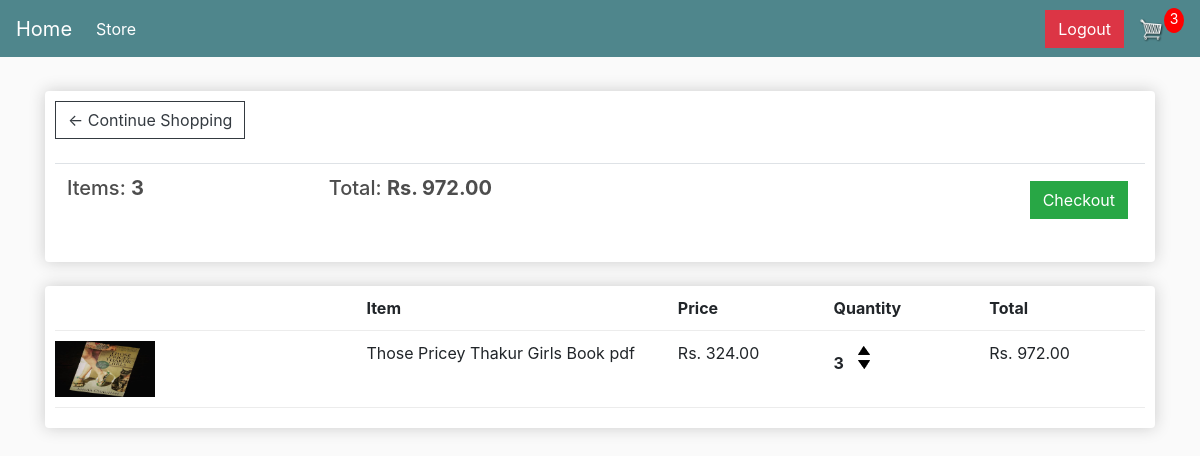
The app's page /cart/ (signed in) with its own data.
### store/models.py (models this page shows, shortened)
class Order(models.Model):
	customer = models.ForeignKey(Customer, on_delete=models.SET_NULL, null=True, blank=False) #null=True, blank=False not in src code
	date_ordered = models.DateTimeField(auto_now_add=True)
	complete = models.BooleanField(default=False, null=True, blank= False)
	transaction_id = models.CharField(max_length=100, null=True)
	@property
	def get_cart_total(self):
		orderitems = self.orderitem_set.all()
		total = sum([item.get_total for item in orderitems])
		return total
	@property
	def get_cart_items(self):
		orderitems = self.orderitem_set.all()
		total = sum([item.quantity for item in orderitems])
		return total

class OrderItem(models.Model):
	product = models.ForeignKey(Product, on_delete=models.SET_NULL, null=True, blank=True)
	order = models.ForeignKey(Order, on_delete=models.SET_NULL, null=True, blank=True)
	quantity = models.IntegerField(default=0, null=True, blank=True)
	date_added = models.DateTimeField(auto_now_add=True)
	@property
	def get_total(self):
		total = self.product.price * self.quantity
		return total

class Product(models.Model):
	name = models.CharField(max_length=200, null=True) #null=True is not in src code
	price = models.DecimalField(max_digits=7, decimal_places=2)
	digital = models.BooleanField(default=False,null=True, blank=False)
	image = models.ImageField(null=True, blank=True)
	@property
	def imageURL(self):
		try:
			url = self.image.url
		except:
			url = ''
		return url

### store/views.py (the view)
# urls.py: path('cart/', views.cart, name="cart"),
def cart(request):
     data = cartData(request)
     cartItems = data['cartItems']
     order = data['order']
     items = data['items']
     context = {'items':items, 'order':order, 'cartItems':cartItems}
     return render(request, 'store/cart.html', context)

### store/utils.py (called while the page is built)
def cartData(request):
    if request.user.is_authenticated:
        customer = request.user.customer
        order, created = Order.objects.get_or_create(customer=customer, complete=False)
        items = order.orderitem_set.all()
        cartItems = order.get_cart_items
    else:
        cookieData = cookieCart(request)
        cartItems = cookieData['cartItems']
        order = cookieData['order']
        items = cookieData['items']
    return{'cartItems':cartItems ,'order':order, 'items':items}

### store/templates/store/cart.html
{% extends 'store/main.html' %}
{% load static %}
{% block content %}
     <div class="row">
          <div class="col-lg-12">
               <div class="box-element">
                    <a  class="btn btn-outline-dark" href="{% url 'store' %}">&#x2190; Continue Shopping</a>
                    <br>
                    <br>
                    <table class="table">
                         <tr>
                              <th><h5>Items: <strong>{{order.get_cart_items}}</strong></h5></th>
                              <th><h5>Total: <strong>Rs. {{order.get_cart_total|floatformat:2}}</strong></h5></th>
                              <th>
                                   <a style="float:right; margin:5px;" class="btn btn-success" href="{% url 'checkout' %}">Checkout</a>
                              </th>
                         </tr>
                    </table>
               </div>
               <br>
               <div class="box-element">
                    <div class="cart-row">
                         <div style="flex:2"></div>
                         <div style="flex:2"><strong>Item</strong></div>
                         <div style="flex:1"><strong>Price</strong></div>
                         <div style="flex:1"><strong>Quantity</strong></div>
                         <div style="flex:1"><strong>Total</strong></div>
                    </div>
                    {% for item in items %}
                    <div class="cart-row">
                         <div style="flex:2"><img class="row-image" src="{{item.product.imageURL}}"></div>
                         <div style="flex:2"><p>{{item.product.name}}</p></div>
                         <div style="flex:1"><p>Rs. {{item.product.price|floatformat:2}}</p></div>
                         <div style="flex:1">
                              <p class="quantity">{{item.quantity}}</p>
                              <div class="quantity">
                                   <img data-product="{{item.product.id}}" data-action="add" class="chg-quantity update-cart" src="{% static  'images/arrow-up.png' %}">
                                   <img data-product="{{item.product.id}}" data-action="remove" class="chg-quantity update-cart" src="{% static  'images/arrow-down.png' %}">
                              </div>
                         </div>
                         <div style="flex:1"><p>Rs. {{item.get_total|floatformat:2}}</p></div>
                    </div>
                    {% endfor %}
               </div>
          </div>
     </div>
{% endblock content %}

### static/css/main.css (style rules this page uses)
body { background-color: hsl(0, 0%, 98%); }
h1,h2,h3,h4,h5,h6 { color:hsl(0, 0%, 30%); }
.box-element { box-shadow:hsl(0, 0%, 80%) 0 0 16px; background-color: #fff; border-radius: 4px; padding: 10px; }
.col-lg-4, .col-lg-6, .col-lg-8, .col-lg-12 { margin-top: 10px; }
.btn { border-radius: 0; }
.row-image { width: 100px; }
.cart-row { display: flex; align-items: flex-stretch; padding-bottom: 10px; margin-bottom: 10px; border-bottom: 1px solid #ececec; }
.quantity { display: inline-block; font-weight: 700; padding-right:10px; }
.chg-quantity { width: 12px; cursor: pointer; display: block; margin-top: 5px; transition:.1s; }

### records on screen
Order: get_cart_items "3", get_cart_total "972.00"
OrderItem: product.imageURL (picture), product.name "Those Pricey Thakur Girls Book pdf", product.price "324.00", quantity "3", get_total "972.00"

### other values on screen
{{ cartItems }} "3"
